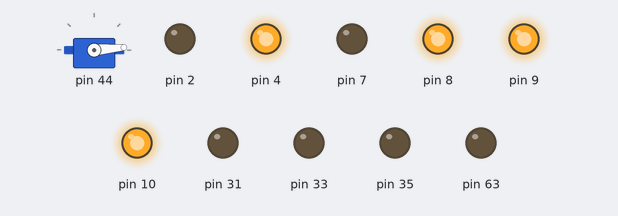
This sketch was run on a simulated Arduino Mega 2560, built with avr-gcc and run on an emulated ATmega2560. On the bench: servo, output pins drawn as LEDs (lit = HIGH). What the sketch prints to the serial monitor is not drawn.

Above: at 1.05 s.
At 2.55 s:
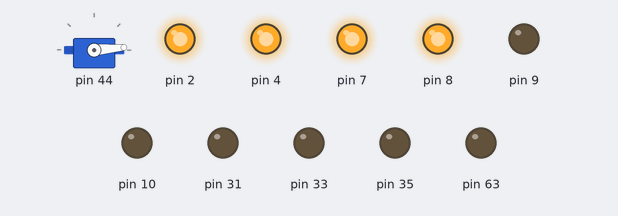
At 4.05 s:
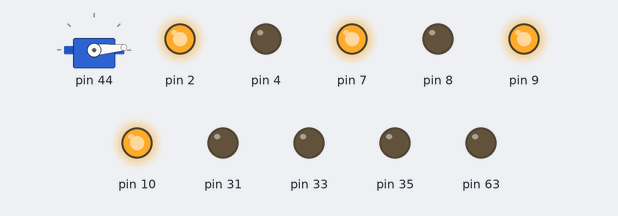
At 7.05 s:
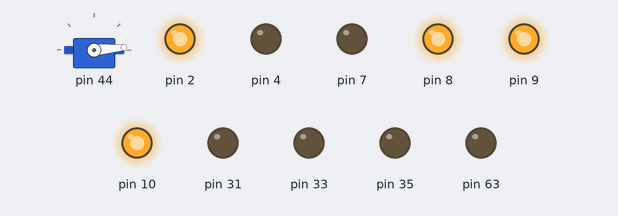
At 10.05 s:
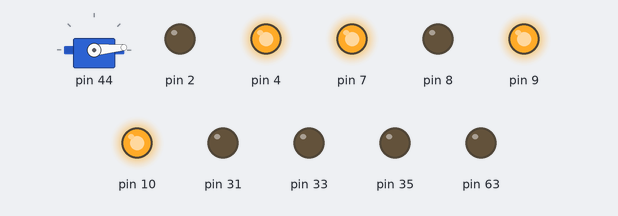
At 12.95 s:
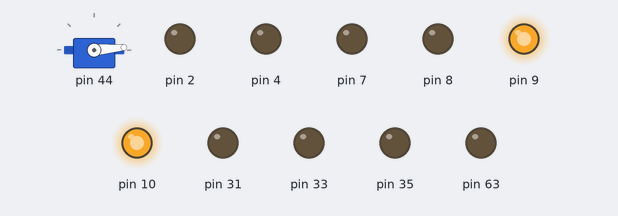
Timing chart, 0 to 16.6 s (numbered marks = the images above):
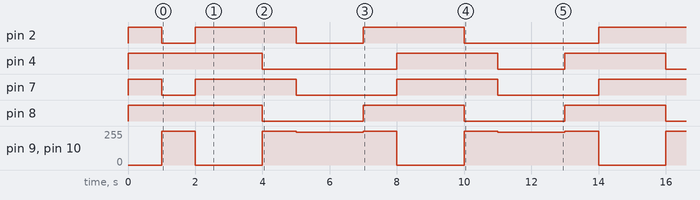

The sketch:

motor.ino
```cpp
#include <SRC16_Rover.h>

void setup(void){
	rover.init();
}

void loop(void){
	rover.motor(255,255);
	delay(1000);
	rover.motor(0,0);
	delay(2000);
	rover.motor(-255,-255);
	delay(1000);
	rover.motor(FREE,FREE);
	delay(2000);
	rover.motor(-255,255);
	delay(1000);
	rover.motor(0,0);
	delay(2000);
	rover.motor(255,-255);
	delay(1000);
	rover.motor(FREE,FREE);
	delay(2000);
}
```

Measured:
- by itself, pin 2, pin 4: repeats every 12.0 s: HIGH 3.0 s, LOW 2.0 s, HIGH 3.0 s, LOW 4.0 s
- by itself, pin 7: repeats every 6.0 s: HIGH 3.0 s, LOW 3.0 s
- by itself, pin 8: alternates HIGH for 3.0 s and LOW for 3.0 s
- by itself, pin 9, pin 10: repeats every 6.0 s: 0/255 2.0 s, 255/255 1.0 s, 244/255 2.0 s, 255/255 1.0 s
